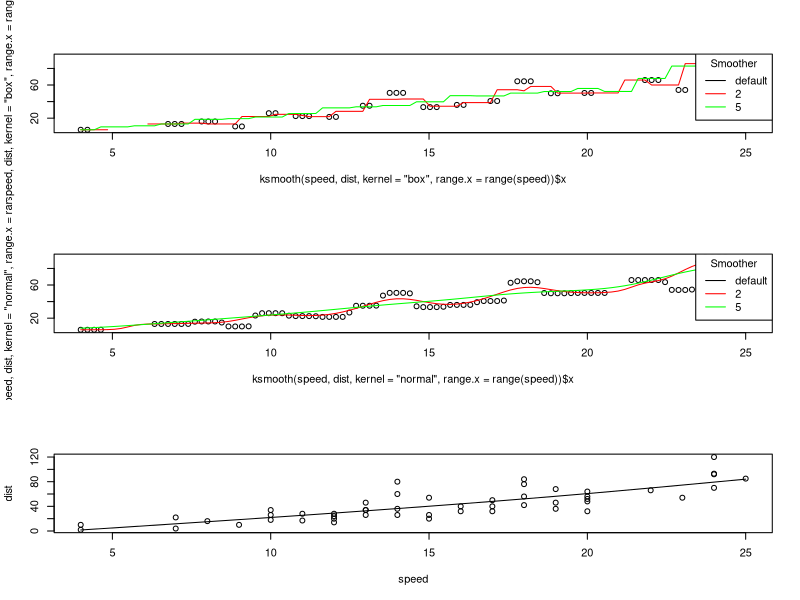

This chart was generated by the following R code:
#Q3
data("cars")
attach(cars)
par(mfrow=c(3,1))
lines(plot(ksmooth(speed,dist ,kernel = "box",range.x = range(speed))),col="black")
lines(ksmooth(speed,dist ,kernel = "box",bandwidth = 2,range.x = range(speed)),col="red")
lines(ksmooth(speed,dist ,kernel = "box",bandwidth = 5,range.x = range(speed)),col="green")
help("lines")
legend("topright", legend = c("default","2","5"), col = c("black","red","green"),lty = 1,title = "Smoother")
# It can be observed from the graph that as we increase the band width more smooth
#the line becomes.And as we increase ithe bandwidth less data point is covered by the 
# smoothing curve

#Q2)
lines(plot(ksmooth(speed,dist ,kernel = "normal",range.x = range(speed))),col="black")
lines(ksmooth(speed,dist ,kernel = "normal",bandwidth = 2,range.x = range(speed)),col="red")
lines(ksmooth(speed,dist ,kernel = "normal",bandwidth = 5,range.x = range(speed)),col="green")
legend("topright", legend = c("default","2","5"), col = c("black","red","green"),lty = 1,title = "Smoother")
# we can see that as smooting curve with bandwidth=5 is more smooth than with bandwidth=2
# Curve with bandwidth=2 is having more spikes than with bandwidth= 5.
# So the curve becomes more smooth as we increase the band width.

#Q3)
fit<-smooth.spline(speed,dist)
plot(speed,dist)
lines(fit,col="black")
fit$df
help(predict.smooth.spline)
fit2<-predict(fit,speed,deriv=1)
# Estimated derivatives of the cubic spline is 1
